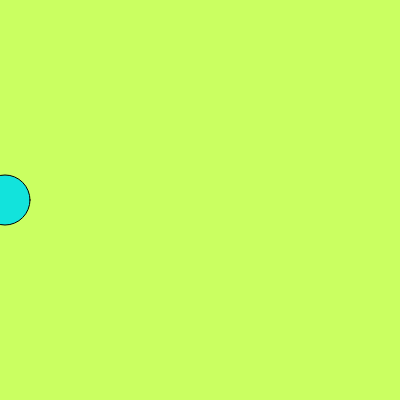
Frame 1 (no input)
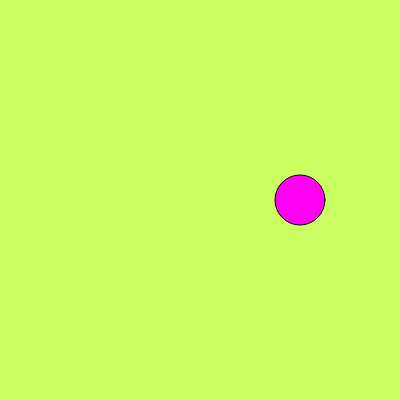
Frame 60 (no input)
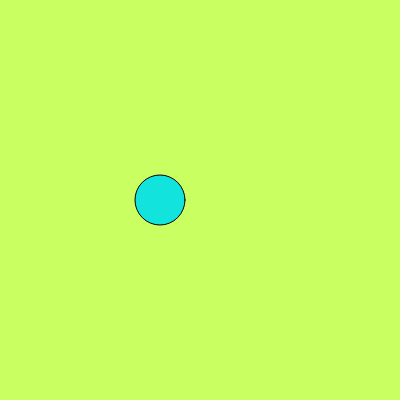
Frame 120 (the mouse pressed at the canvas centre since frame 60)

The p5.js sketch that drew these frames (run headless with seeded random() and noise() and a simulated clock; from frame 60 on, the mouse is pressed at the canvas centre):

// p5.js sketch
// ── sketch.js
/* PDM Course: Web Graphics Unit

Into to Variables: Basic Motion and a Conditional!

Code by Anthony T. Marasco, based on excercise by
Daniel Shiffman -2016
*/

// position of the ball
var x = 0;
// how far the ball moves every time
var speed = 5;
var ballColor
function setup() {
  createCanvas(400, 400);
  background(202, 255, 97);
  ballColor = color(18, 227, 220);
}

function draw() {
 background(202, 255, 97);//if we don't want a "trail" leftover from the ball, we need to redraw backround!
    
    x += speed;
    fill(ballColor);
    ellipse(x, 200, 50, 50);
    
    
    
    if (x > 375) {
        speed = -5;
    }
    if (x < 25) {
        speed = 5;
    }
    
    if (x > 375){
    ballColor = color(18, 227, 220);
    }
    
    if (x < 25){
       ballColor= color(255, 0, 242);
    }


    // move the ball
    
}
 
